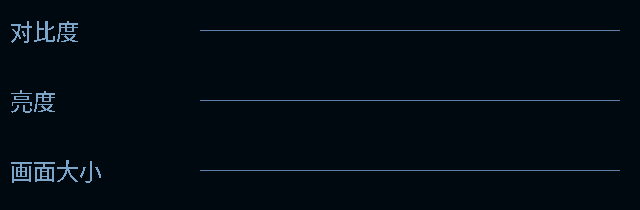
<?xml version="1.0" encoding="UTF-8"?>
<ui version="4.0">
 <class>HpResize</class>
 <widget class="QWidget" name="HpResize">
  <property name="geometry">
   <rect>
    <x>0</x>
    <y>0</y>
    <width>640</width>
    <height>210</height>
   </rect>
  </property>
  <property name="windowTitle">
   <string>Form</string>
  </property>
  <property name="styleSheet">
   <string notr="true">background-color: rgb(0, 8, 16);</string>
  </property>
  <widget class="hp_QSlider" name="slider_contrast">
   <property name="geometry">
    <rect>
     <x>200</x>
     <y>0</y>
     <width>420</width>
     <height>60</height>
    </rect>
   </property>
   <property name="font">
    <font>
     <pointsize>15</pointsize>
    </font>
   </property>
   <property name="focusPolicy">
    <enum>Qt::NoFocus</enum>
   </property>
   <property name="autoFillBackground">
    <bool>false</bool>
   </property>
   <property name="styleSheet">
    <string notr="true">
  
QSlider::groove:horizontal  
{  
    height: 1px;  
    background: qlineargradient(x1:1, y1:0, x2:0, y2:0, stop:1 #5F80AA, stop:0 #5F80AA);  
}  
QSlider::handle:horizontal   
{   
/*
 background: qlineargradient(x1:0, y1:1, x2:0, y2:0, stop:1 #67A4E0, stop:0 #336CA5);  
*/
    width: 16px;  
    height: 30px;  
     margin: -12px 0px -12px 0px;
    border: 0px solid #000810;
border-image:url(:/res/res/huakuai.png);  
}  </string>
   </property>
   <property name="minimum">
    <number>-255</number>
   </property>
   <property name="maximum">
    <number>255</number>
   </property>
   <property name="singleStep">
    <number>1</number>
   </property>
   <property name="pageStep">
    <number>1</number>
   </property>
   <property name="value">
    <number>0</number>
   </property>
   <property name="orientation">
    <enum>Qt::Horizontal</enum>
   </property>
   <property name="invertedAppearance">
    <bool>false</bool>
   </property>
   <property name="invertedControls">
    <bool>true</bool>
   </property>
   <property name="tickPosition">
    <enum>QSlider::TicksBelow</enum>
   </property>
   <property name="tickInterval">
    <number>1</number>
   </property>
  </widget>
  <widget class="QLabel" name="label_contrast_value">
   <property name="geometry">
    <rect>
     <x>130</x>
     <y>0</y>
     <width>60</width>
     <height>60</height>
    </rect>
   </property>
   <property name="font">
    <font>
     <family>微软雅黑</family>
     <pointsize>17</pointsize>
     <stylestrategy>NoAntialias</stylestrategy>
    </font>
   </property>
   <property name="styleSheet">
    <string notr="true">background-color: rgb(0, 8, 16);
color:#7CA6C9;</string>
   </property>
   <property name="text">
    <string/>
   </property>
  </widget>
  <widget class="hp_QSlider" name="slider_brightness">
   <property name="geometry">
    <rect>
     <x>200</x>
     <y>70</y>
     <width>420</width>
     <height>60</height>
    </rect>
   </property>
   <property name="font">
    <font>
     <pointsize>15</pointsize>
    </font>
   </property>
   <property name="focusPolicy">
    <enum>Qt::NoFocus</enum>
   </property>
   <property name="autoFillBackground">
    <bool>false</bool>
   </property>
   <property name="styleSheet">
    <string notr="true">
  
QSlider::groove:horizontal  
{  
    height: 1px;  
    background: qlineargradient(x1:1, y1:0, x2:0, y2:0, stop:1 #5F80AA, stop:0 #5F80AA);  
}  
QSlider::handle:horizontal   
{   
/*
 background: qlineargradient(x1:0, y1:1, x2:0, y2:0, stop:1 #67A4E0, stop:0 #336CA5);  
*/
    width: 16px;  
    height: 30px;  
     margin: -12px 0px -12px 0px;
    border: 0px solid #000810;
border-image:url(:/res/res/huakuai.png);  
}  </string>
   </property>
   <property name="minimum">
    <number>-255</number>
   </property>
   <property name="maximum">
    <number>255</number>
   </property>
   <property name="singleStep">
    <number>1</number>
   </property>
   <property name="pageStep">
    <number>1</number>
   </property>
   <property name="value">
    <number>0</number>
   </property>
   <property name="orientation">
    <enum>Qt::Horizontal</enum>
   </property>
   <property name="invertedAppearance">
    <bool>false</bool>
   </property>
   <property name="invertedControls">
    <bool>true</bool>
   </property>
   <property name="tickPosition">
    <enum>QSlider::TicksBelow</enum>
   </property>
   <property name="tickInterval">
    <number>1</number>
   </property>
  </widget>
  <widget class="QLabel" name="label_brightness_value">
   <property name="geometry">
    <rect>
     <x>130</x>
     <y>70</y>
     <width>60</width>
     <height>60</height>
    </rect>
   </property>
   <property name="font">
    <font>
     <family>微软雅黑</family>
     <pointsize>17</pointsize>
     <stylestrategy>NoAntialias</stylestrategy>
    </font>
   </property>
   <property name="styleSheet">
    <string notr="true">background-color: rgb(0, 8, 16);
color:#7CA6C9;</string>
   </property>
   <property name="text">
    <string/>
   </property>
  </widget>
  <widget class="hp_QSlider" name="slider_resize">
   <property name="geometry">
    <rect>
     <x>200</x>
     <y>140</y>
     <width>420</width>
     <height>60</height>
    </rect>
   </property>
   <property name="font">
    <font>
     <pointsize>15</pointsize>
    </font>
   </property>
   <property name="focusPolicy">
    <enum>Qt::NoFocus</enum>
   </property>
   <property name="autoFillBackground">
    <bool>false</bool>
   </property>
   <property name="styleSheet">
    <string notr="true">
  
QSlider::groove:horizontal  
{  
    height: 1px;  
    background: qlineargradient(x1:1, y1:0, x2:0, y2:0, stop:1 #5F80AA, stop:0 #5F80AA);  
}  
QSlider::handle:horizontal   
{   
/*
 background: qlineargradient(x1:0, y1:1, x2:0, y2:0, stop:1 #67A4E0, stop:0 #336CA5);  
*/
    width: 16px;  
    height: 30px;  
     margin: -12px 0px -12px 0px;
    border: 0px solid #000810;
border-image:url(:/res/res/huakuai.png);  
}  </string>
   </property>
   <property name="minimum">
    <number>10</number>
   </property>
   <property name="maximum">
    <number>80</number>
   </property>
   <property name="singleStep">
    <number>10</number>
   </property>
   <property name="pageStep">
    <number>10</number>
   </property>
   <property name="orientation">
    <enum>Qt::Horizontal</enum>
   </property>
   <property name="invertedAppearance">
    <bool>false</bool>
   </property>
   <property name="invertedControls">
    <bool>true</bool>
   </property>
   <property name="tickPosition">
    <enum>QSlider::TicksBelow</enum>
   </property>
   <property name="tickInterval">
    <number>1</number>
   </property>
  </widget>
  <widget class="QLabel" name="label">
   <property name="geometry">
    <rect>
     <x>130</x>
     <y>140</y>
     <width>60</width>
     <height>60</height>
    </rect>
   </property>
   <property name="font">
    <font>
     <family>微软雅黑</family>
     <pointsize>17</pointsize>
     <stylestrategy>NoAntialias</stylestrategy>
    </font>
   </property>
   <property name="styleSheet">
    <string notr="true">background-color: rgb(0, 8, 16);
color:#7CA6C9;</string>
   </property>
   <property name="text">
    <string/>
   </property>
  </widget>
  <widget class="QLabel" name="label_4">
   <property name="geometry">
    <rect>
     <x>10</x>
     <y>70</y>
     <width>100</width>
     <height>60</height>
    </rect>
   </property>
   <property name="font">
    <font>
     <family>微软雅黑</family>
     <pointsize>17</pointsize>
     <stylestrategy>NoAntialias</stylestrategy>
    </font>
   </property>
   <property name="styleSheet">
    <string notr="true">background-color: rgb(0, 8, 16);
color:#7CA6C9;</string>
   </property>
   <property name="text">
    <string>亮度</string>
   </property>
  </widget>
  <widget class="QLabel" name="label_5">
   <property name="geometry">
    <rect>
     <x>10</x>
     <y>0</y>
     <width>100</width>
     <height>60</height>
    </rect>
   </property>
   <property name="font">
    <font>
     <family>微软雅黑</family>
     <pointsize>17</pointsize>
     <stylestrategy>NoAntialias</stylestrategy>
    </font>
   </property>
   <property name="styleSheet">
    <string notr="true">background-color: rgb(0, 8, 16);
color:#7CA6C9;</string>
   </property>
   <property name="text">
    <string>对比度</string>
   </property>
  </widget>
  <widget class="QLabel" name="label_6">
   <property name="geometry">
    <rect>
     <x>10</x>
     <y>140</y>
     <width>100</width>
     <height>60</height>
    </rect>
   </property>
   <property name="font">
    <font>
     <family>微软雅黑</family>
     <pointsize>17</pointsize>
     <stylestrategy>NoAntialias</stylestrategy>
    </font>
   </property>
   <property name="styleSheet">
    <string notr="true">background-color: rgb(0, 8, 16);
color:#7CA6C9;</string>
   </property>
   <property name="text">
    <string>画面大小</string>
   </property>
  </widget>
 </widget>
 <customwidgets>
  <customwidget>
   <class>hp_QSlider</class>
   <extends>QSlider</extends>
   <header location="global">hp_qslider.h</header>
  </customwidget>
 </customwidgets>
 <resources/>
 <connections/>
</ui>
